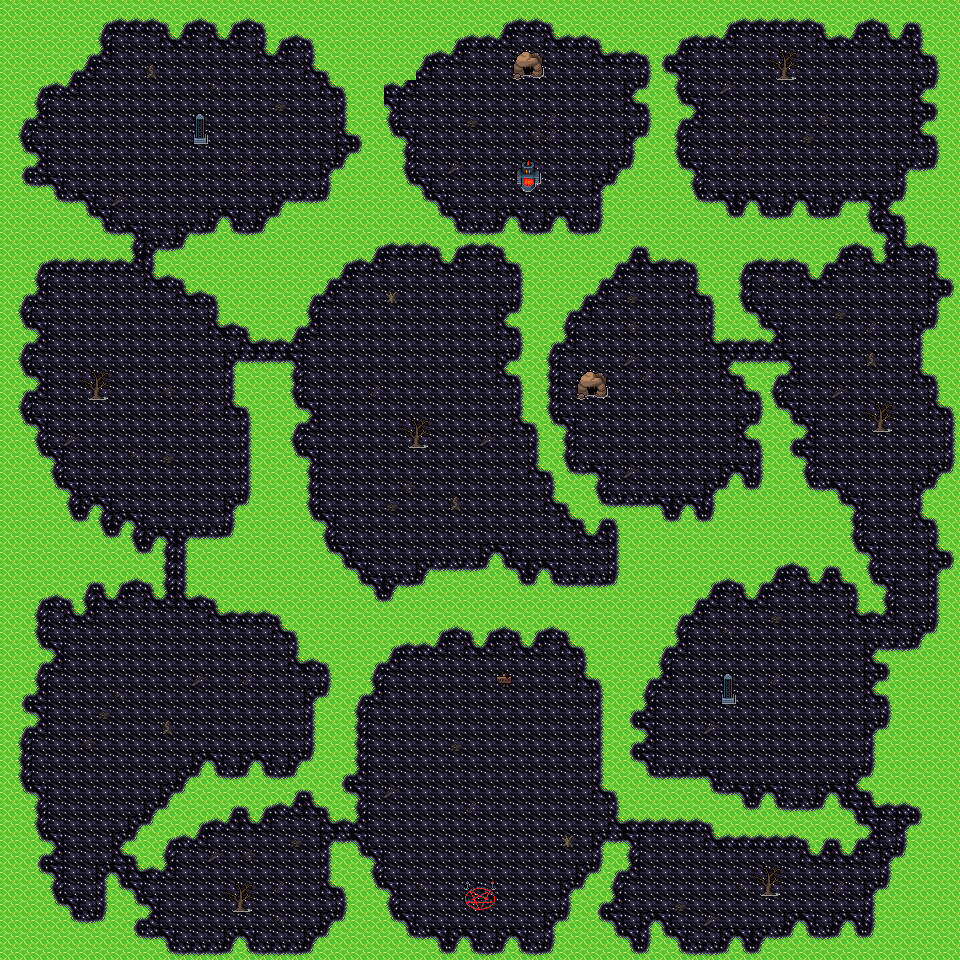

This is a level from a 2D game, rendered from its Tiled map with the project's own tilesets. A one-line summary and the map file follow, with tile-layer data summarised:
An orthogonal 60x60 tile map with 16x16 px tiles, 4 tile layers (Collision, Lava, Islands, Clutter), 2 tilesets and 43 objects.

<map version="1.10" tiledversion="1.10.1" orientation="orthogonal" renderorder="right-down" width="60" height="60" tilewidth="16" tileheight="16" infinite="0" nextlayerid="8" nextobjectid="158">
 <editorsettings>
  <export target="wastetown..tmx" format="tmx" />
 </editorsettings>
 <tileset firstgid="1" source="../../tileset/main.tsx" />
 <tileset firstgid="10113" source="../../tileset/buildings.tsx" />
 <layer id="6" name="Collision" width="60" height="60">
  <data>[3600 cells, 1146 non-empty, 2 distinct tile ids]</data>
 </layer>
 <layer id="1" name="Lava" width="60" height="60" tintcolor="#ff5500">
  <data>[3600 cells, 3600 non-empty, 1 distinct tile ids]</data>
 </layer>
 <layer id="2" name="Islands" width="60" height="60" tintcolor="#a15055">
  <data>[3600 cells, 2713 non-empty, 17 distinct tile ids]</data>
 </layer>
 <layer id="3" name="Clutter" width="60" height="60">
  <properties>
   <property name="spriteLayer" type="bool" value="true" />
  </properties>
  <data>[3600 cells, 106 non-empty, 26 distinct tile ids]</data>
 </layer>
 <objectgroup id="7" name="Objectlaag 1">
  <object id="115" template="../../obj/door_right.tx" x="585.403" y="391.713">
   <properties>
    <property name="teleport" value="../common/maps/map/demontower/portal_2C.tmx" />
    <property name="teleportObjectId" value="76" />
   </properties>
  </object>
  <object id="116" template="../../obj/door_up.tx" x="473.07" y="907.38">
   <properties>
    <property name="teleport" value="../common/maps/map/demontower/portal_2.tmx" />
    <property name="teleportObjectId" value="78" />
   </properties>
  </object>
  <object id="117" template="../../obj/door_up.tx" x="520.403" y="76.7126">
   <properties>
    <property name="teleport" value="../common/maps/map/demontower/portal_2C2.tmx" />
    <property name="teleportObjectId" value="70" />
   </properties>
  </object>
  <object id="118" template="../../obj/door_down.tx" x="520.403" y="188.713">
   <properties>
    <property name="teleport" value="../common/maps/map/demontower/portal_2D.tmx" />
    <property name="teleportObjectId" value="56" />
   </properties>
  </object>
  <object id="119" template="../../obj/enemy.tx" x="230.859" y="872.781">
   <properties>
    <property name="enemy" value="Harpy" />
    <property name="threatRange" type="int" value="20" />
   </properties>
  </object>
  <object id="120" template="../../obj/enemy.tx" x="781.711" y="662.873">
   <properties>
    <property name="enemy" value="Magma Elemental" />
    <property name="threatRange" type="int" value="20" />
    <property name="waypoints" value="112,98,113" />
   </properties>
  </object>
  <object id="121" template="../../obj/enemy.tx" x="795.283" y="136.842">
   <properties>
    <property name="enemy" value="Immersturm Demon" />
    <property name="speedModifier" type="float" value="10" />
    <property name="threatRange" type="int" value="50" />
   </properties>
  </object>
  <object id="122" template="../../obj/enemy.tx" x="121.544" y="697.337">
   <properties>
    <property name="enemy" value="Hellhound" />
    <property name="waypoints" value="106,96,105" />
   </properties>
  </object>
  <object id="123" template="../../obj/enemy.tx" x="135.265" y="388.207">
   <properties>
    <property name="enemy" value="Harpy 2" />
    <property name="speedModifier" type="float" value="0" />
    <property name="threatRange" type="int" value="50" />
    <property name="waypoints" value="104,103,94" />
   </properties>
  </object>
  <object id="124" template="../../obj/manashards.tx" x="426.639" y="292.965" />
  <object id="125" template="../../obj/manashards.tx" x="446.01" y="294.579" />
  <object id="126" template="../../obj/manashards.tx" x="450.046" y="82.304" />
  <object id="127" template="../../obj/manashards.tx" x="279.741" y="83.9182" />
  <object id="128" template="../../obj/manashards.tx" x="50.5167" y="433.406" />
  <object id="129" template="../../obj/manashards.tx" x="264.406" y="652.945" />
  <object id="130" template="../../obj/manashards.tx" x="770.476" y="740.115" />
  <object id="131" template="../../obj/manashards.tx" x="661.513" y="317.179" />
  <object id="132" template="../../obj/manashards.tx" x="751.105" y="105.711" />
  <object id="133" template="../../obj/treasure.tx" x="441.167" y="320.408" />
  <object id="134" template="../../obj/treasure.tx" x="122.351" y="46.7903" />
  <object id="135" template="../../obj/booster.tx" x="805.99" y="72.6184">
   <properties>
    <property name="reward">[
  {
    "editions": [ "A25" ],
    "type": "card",
    "count": 10,
    "colors": [ "green" ],
    "rarity": [ "Common" ]
  },
  {
    "editions": [ "A25" ],
    "type": "card",
    "count": 3,
    "colors": [ "green" ],
    "rarity": [ "Uncommon" ]
  },
  {
    "editions": [ "A25" ],
    "type": "card",
    "count": 1,
    "colors": [ "green" ],
    "rarity": [ "Rare", "Mythic Rare" ]
  }
]
</property>
   </properties>
  </object>
  <object id="136" template="../../obj/waypoint.tx" x="420.182" y="358.343" />
  <object id="137" template="../../obj/waypoint.tx" x="748.683" y="471.341" />
  <object id="138" template="../../obj/waypoint.tx" x="828.589" y="108.133" />
  <object id="139" template="../../obj/waypoint.tx" x="57.7809" y="308.301" />
  <object id="140" template="../../obj/waypoint.tx" x="143.336" y="110.554" />
  <object id="141" template="../../obj/waypoint.tx" x="225.663" y="698.951" />
  <object id="142" template="../../obj/waypoint.tx" x="474.259" y="745.765" />
  <object id="143" template="../../obj/waypoint.tx" x="806.797" y="728.008" />
  <object id="144" template="../../obj/waypoint.tx" x="918.181" y="464.077" />
  <object id="145" template="../../obj/waypoint.tx" x="862.489" y="313.951" />
  <object id="146" template="../../obj/enemy.tx" x="145.758" y="146.875">
   <properties>
    <property name="enemy" value="Immersturm Demon" />
    <property name="speedModifier" type="float" value="10" />
    <property name="threatRange" type="int" value="50" />
   </properties>
  </object>
  <object id="147" template="../../obj/waypoint.tx" x="94.9089" y="468.919" />
  <object id="148" template="../../obj/waypoint.tx" x="190.15" y="381.749" width="16" height="36.3208" />
  <object id="149" template="../../obj/waypoint.tx" x="62.6237" y="813.564" />
  <object id="150" template="../../obj/waypoint.tx" x="162.707" y="633.574" />
  <object id="151" template="../../obj/enemy.tx" x="441.974" y="348.657">
   <properties>
    <property name="enemy" value="Immersturm Demon" />
    <property name="speedModifier" type="float" value="10" />
    <property name="threatRange" type="int" value="50" />
   </properties>
  </object>
  <object id="152" template="../../obj/enemy.tx" x="722.855" y="873.291">
   <properties>
    <property name="enemy" value="Magma Elemental" />
   </properties>
  </object>
  <object id="153" template="../../obj/enemy.tx" x="889.124" y="365.607">
   <properties>
    <property name="enemy" value="Magma Elemental" />
    <property name="threatRange" type="int" value="20" />
    <property name="waypoints" value="99,110,111,100" />
   </properties>
  </object>
  <object id="154" template="../../obj/waypoint.tx" x="850.382" y="490.712" />
  <object id="155" template="../../obj/waypoint.tx" x="794.69" y="329.286" />
  <object id="156" template="../../obj/waypoint.tx" x="798.726" y="618.238" />
  <object id="157" template="../../obj/waypoint.tx" x="697.834" y="656.174" />
 </objectgroup>
</map>
